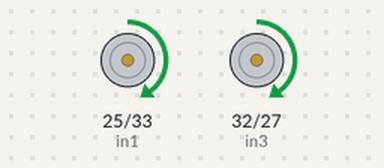
Bench run of a sketch on a simulated ESP32. Parts: motor-driver pin pairs drawn as motors (green arrow = first pin HIGH = forward, orange = second pin HIGH = backward, longer = more drive, scaled by the enable pin).

Above: at 1.0 s.
At 3.0 s:
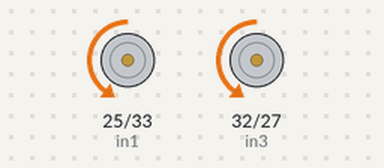
Timing chart, 0 to 5.2 s (numbered marks = the images above):
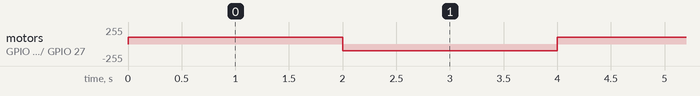

The sketch:

Car_control.ino
```cpp
#include <Arduino.h>

// Motor A connections
int enA = 26;
int in1 = 25;
int in2 = 33;
// Motor B connections
int enB = 14;
int in3 = 32;
int in4 = 27;

void setup() {
    // Set all the motor control pins to outputs
    pinMode(enA, OUTPUT);
    pinMode(enB, OUTPUT);
    pinMode(in1, OUTPUT);
    pinMode(in2, OUTPUT);
    pinMode(in3, OUTPUT);
    pinMode(in4, OUTPUT);

    // Turn off motors - Initial state
    digitalWrite(in1, LOW);
    digitalWrite(in2, LOW);
    digitalWrite(in3, LOW);
    digitalWrite(in4, LOW);
}

void loop()
{
  analogWrite(enA, 100);
  analogWrite(enB, 100);
  // Turn on motor A & B
  digitalWrite(in1, HIGH);
  digitalWrite(in2, LOW);
  digitalWrite(in3, HIGH);
  digitalWrite(in4, LOW);
  delay(2000);

  // Now change motor directions
  digitalWrite(in1, LOW);
  digitalWrite(in2, HIGH);
  digitalWrite(in3, LOW);
  digitalWrite(in4, HIGH);
  delay(2000);
}
```

Measured:
- by itself, motor on GPIO 25 (in1) / GPIO 33 (in2), motor on GPIO 32 (in3) / GPIO 27 (in4): alternates forward 100/255 for 2.0 s and backward 100/255 for 2.0 s
